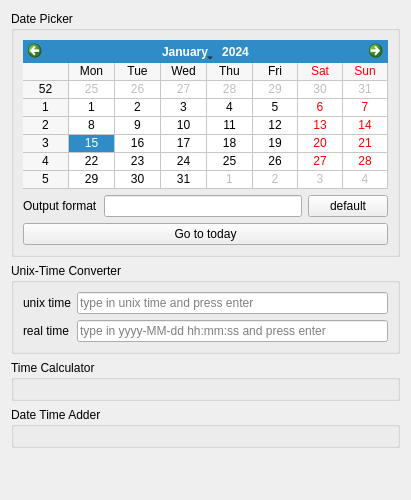
<?xml version="1.0" encoding="UTF-8"?>
<ui version="4.0">
 <class>DateTimeHelper</class>
 <widget class="QWidget" name="DateTimeHelper">
  <property name="geometry">
   <rect>
    <x>0</x>
    <y>0</y>
    <width>411</width>
    <height>500</height>
   </rect>
  </property>
  <property name="windowTitle">
   <string>Form</string>
  </property>
  <layout class="QVBoxLayout" name="verticalLayout">
   <item>
    <widget class="QGroupBox" name="groupBox_2">
     <property name="title">
      <string>Date Picker</string>
     </property>
     <layout class="QVBoxLayout" name="verticalLayout_3">
      <item>
       <widget class="QCalendarWidget" name="calendarWidget">
        <property name="sizePolicy">
         <sizepolicy hsizetype="Preferred" vsizetype="Maximum">
          <horstretch>0</horstretch>
          <verstretch>0</verstretch>
         </sizepolicy>
        </property>
        <property name="firstDayOfWeek">
         <enum>Qt::Monday</enum>
        </property>
        <property name="gridVisible">
         <bool>true</bool>
        </property>
       </widget>
      </item>
      <item>
       <layout class="QHBoxLayout" name="horizontalLayout">
        <item>
         <widget class="QLabel" name="label">
          <property name="text">
           <string>Output format</string>
          </property>
         </widget>
        </item>
        <item>
         <widget class="QLineEdit" name="lineEditOutputFormat"/>
        </item>
        <item>
         <widget class="QPushButton" name="pushButtonDefault">
          <property name="text">
           <string>default</string>
          </property>
         </widget>
        </item>
       </layout>
      </item>
      <item>
       <widget class="QPushButton" name="pushButtonToday">
        <property name="text">
         <string>Go to today</string>
        </property>
       </widget>
      </item>
     </layout>
    </widget>
   </item>
   <item>
    <widget class="QGroupBox" name="groupBox">
     <property name="title">
      <string>Unix-Time Converter</string>
     </property>
     <layout class="QGridLayout" name="gridLayout">
      <item row="0" column="0">
       <widget class="QLabel" name="label_2">
        <property name="text">
         <string>unix time</string>
        </property>
       </widget>
      </item>
      <item row="0" column="1">
       <widget class="QLineEdit" name="lineEditUnixTime">
        <property name="placeholderText">
         <string>type in unix time and press enter</string>
        </property>
       </widget>
      </item>
      <item row="1" column="0">
       <widget class="QLabel" name="label_3">
        <property name="text">
         <string>real time</string>
        </property>
       </widget>
      </item>
      <item row="1" column="1">
       <widget class="QLineEdit" name="lineEditRealTime">
        <property name="placeholderText">
         <string>type in yyyy-MM-dd hh:mm:ss and press enter</string>
        </property>
       </widget>
      </item>
     </layout>
    </widget>
   </item>
   <item>
    <widget class="QGroupBox" name="groupBoxTimeCalculator">
     <property name="title">
      <string>Time Calculator</string>
     </property>
     <layout class="QVBoxLayout" name="verticalLayout_2"/>
    </widget>
   </item>
   <item>
    <widget class="QGroupBox" name="groupBoxDateTimeAdder">
     <property name="title">
      <string>Date Time Adder</string>
     </property>
     <layout class="QVBoxLayout" name="verticalLayout_4"/>
    </widget>
   </item>
   <item>
    <spacer name="verticalSpacer">
     <property name="orientation">
      <enum>Qt::Vertical</enum>
     </property>
     <property name="sizeHint" stdset="0">
      <size>
       <width>20</width>
       <height>40</height>
      </size>
     </property>
    </spacer>
   </item>
  </layout>
 </widget>
 <resources/>
 <connections/>
</ui>
